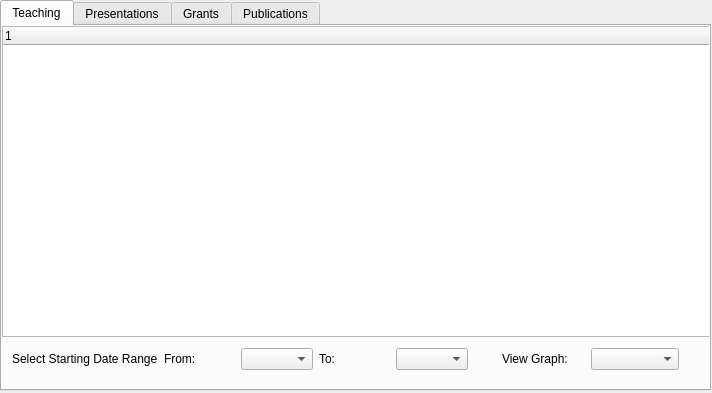
<?xml version="1.0" encoding="UTF-8"?>
<ui version="4.0">
 <class>Summary_Window</class>
 <widget class="QDialog" name="Summary_Window">
  <property name="geometry">
   <rect>
    <x>0</x>
    <y>0</y>
    <width>712</width>
    <height>393</height>
   </rect>
  </property>
  <property name="windowTitle">
   <string>Data Summary</string>
  </property>
  <widget class="QTabWidget" name="tabWidget">
   <property name="geometry">
    <rect>
     <x>0</x>
     <y>0</y>
     <width>711</width>
     <height>391</height>
    </rect>
   </property>
   <property name="currentIndex">
    <number>0</number>
   </property>
   <widget class="QWidget" name="tab_5">
    <attribute name="title">
     <string>Teaching</string>
    </attribute>
    <widget class="QTreeWidget" name="treeWidget">
     <property name="geometry">
      <rect>
       <x>0</x>
       <y>0</y>
       <width>711</width>
       <height>311</height>
      </rect>
     </property>
     <column>
      <property name="text">
       <string notr="true">1</string>
      </property>
     </column>
    </widget>
    <widget class="QWidget" name="layoutWidget_3">
     <property name="geometry">
      <rect>
       <x>10</x>
       <y>320</y>
       <width>456</width>
       <height>26</height>
      </rect>
     </property>
     <layout class="QHBoxLayout" name="horizontalLayout_3">
      <item>
       <widget class="QLabel" name="label_5">
        <property name="text">
         <string>Select Starting Date Range</string>
        </property>
       </widget>
      </item>
      <item>
       <widget class="QLabel" name="label_6">
        <property name="text">
         <string>From:</string>
        </property>
       </widget>
      </item>
      <item>
       <widget class="QComboBox" name="fromDateCombo"/>
      </item>
      <item>
       <widget class="QLabel" name="label_7">
        <property name="text">
         <string>To:</string>
        </property>
       </widget>
      </item>
      <item>
       <widget class="QComboBox" name="toDateCombo"/>
      </item>
     </layout>
    </widget>
    <widget class="QWidget" name="layoutWidget">
     <property name="geometry">
      <rect>
       <x>500</x>
       <y>320</y>
       <width>177</width>
       <height>26</height>
      </rect>
     </property>
     <layout class="QHBoxLayout" name="horizontalLayout_2">
      <property name="spacing">
       <number>1</number>
      </property>
      <item>
       <widget class="QLabel" name="label">
        <property name="text">
         <string>View Graph:</string>
        </property>
       </widget>
      </item>
      <item>
       <widget class="QComboBox" name="graphComboBox">
        <property name="enabled">
         <bool>true</bool>
        </property>
       </widget>
      </item>
     </layout>
    </widget>
   </widget>
   <widget class="QWidget" name="tab_6">
    <attribute name="title">
     <string>Presentations</string>
    </attribute>
   </widget>
   <widget class="QWidget" name="tab_7">
    <attribute name="title">
     <string>Grants</string>
    </attribute>
   </widget>
   <widget class="QWidget" name="tab_8">
    <attribute name="title">
     <string>Publications</string>
    </attribute>
   </widget>
  </widget>
 </widget>
 <resources/>
 <connections/>
</ui>
